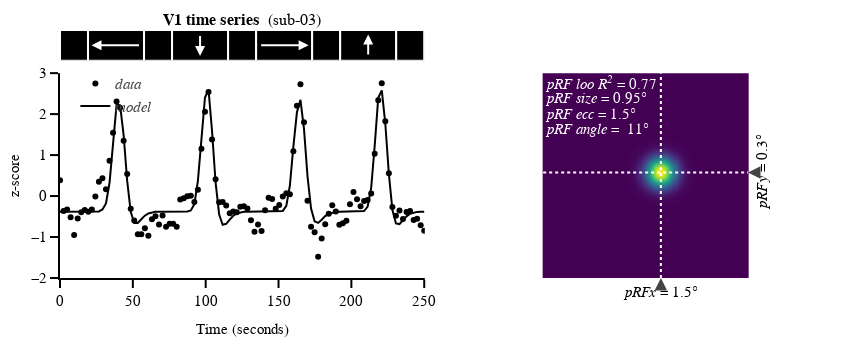

The notebook cell this image was saved under:
### Code cell
# vertex_to_plot = 9383

fig = draw_timeseries(bold_data=bold_data, prf_prediction=prf_pred_data, vox_data=vertex_to_plot, vox_model=vertex_to_plot, TRs=TRs, roi='V1')
fig.write_image('/Users/uriel/Downloads/time_seris.pdf')
fig.show()

### Figure 1 — Plotly figure (JSON) as saved in the notebook; plotly's stock layout.template omitted (floating-point values rounded to 4 significant figures; data arrays with more than 128 entries replaced by an {"elided": "..."} marker saying what was removed)
{"data": [{"hovertemplate": "Time: %{x:1.2f} s<br>z-score: %{y:1.2f}", "line": {"width": 0}, "marker": {"color": "rgba(0, 0, 0, 1)", "size": 6}, "mode": "markers", "name": "<i>data<i>", "opacity": 1, "showlegend": true, "type": "scatter", "x": [0, 2.423, 4.847, 7.27, 9.693, 12.12, 14.54, 16.96, 19.39, 21.81, 24.23, 26.66, 29.08, 31.5, 33.93, 36.35, 38.77, 41.2, 43.62, 46.04, 48.47, 50.89, 53.31, 55.74, 58.16, 60.58, 63.01, 65.43, 67.85, 70.28, 72.7, 75.12, 77.55, 79.97, 82.39, 84.82, 87.24, 89.66, 92.09, 94.51, 96.93, 99.36, 101.8, 104.2, 106.6, 109.0, 111.5, 113.9, 116.3, 118.7, 121.2, 123.6, 126.0, 128.4, 130.9, 133.3, 135.7, 138.1, 140.6, 143.0, 145.4, 147.8, 150.2, 152.7, 155.1, 157.5, 159.9, 162.4, 164.8, 167.2, 169.6, 172.1, 174.5, 176.9, 179.3, 181.7, 184.2, 186.6, 189.0, 191.4, 193.9, 196.3, 198.7, 201.1, 203.6, 206.0, 208.4, 210.8, 213.3, 215.7, 218.1, 220.5, 222.9, 225.4, 227.8, 230.2, 232.6, 235.1, 237.5, 239.9, 242.3, 244.8, 247.2, 249.6], "xaxis": "x3", "y": [0.3885, -0.3645, -0.3288, -0.5163, -0.9504, -0.5497, -0.3935, -0.3403, -0.3851, -0.3278, -0.01371, 0.3497, 0.4331, 0.165, 0.861, 1.546, 2.307, 2.153, 1.351, 0.5365, -0.3094, -0.5947, -0.9317, -0.9351, -0.7829, -0.9691, -0.5659, -0.4951, -0.6913, -0.4757, -0.7495, -0.6772, -0.6741, -0.7495, -0.08346, -0.05579, -0.006786, 0.007508, -0.1441, 0.1527, 1.155, 2.058, 2.541, 1.381, 0.4107, -0.1505, -0.148, -0.2284, -0.4203, -0.3744, -0.3929, -0.261, -0.2462, -0.3052, -0.589, -0.873, -0.6924, -0.8551, -0.3454, -0.03967, -0.06895, -0.3105, -0.2168, -0.0115, 0.07116, 0.04502, 1.093, 2.205, 2.731, 1.803, -0.1165, -0.7493, -0.8861, -1.482, -1.038, -0.687, -0.4327, -0.2235, -0.3741, -0.7009, -0.6614, -0.6053, -0.1977, 0.09705, -0.07811, -0.25, -0.1224, -0.09419, 0.05929, 1.032, 2.335, 2.75, 1.828, 0.5594, -0.2662, -0.4784, -0.3556, -0.5625, -0.3866, -0.3631, -0.5873, -0.5536, -0.7124, -0.849], "yaxis": "y3"}, {"hovertemplate": "Time: %{x:1.2f} s<br>z-score: %{y:1.2f}", "line": {"color": "rgba(0, 0, 0, 1)", "width": 2}, "mode": "lines", "name": "<i>model<i>", "opacity": 1, "showlegend": true, "type": "scatter", "x": [0, 2.423, 4.847, 7.27, 9.693, 12.12, 14.54, 16.96, 19.39, 21.81, 24.23, 26.66, 29.08, 31.5, 33.93, 36.35, 38.77, 41.2, 43.62, 46.04, 48.47, 50.89, 53.31, 55.74, 58.16, 60.58, 63.01, 65.43, 67.85, 70.28, 72.7, 75.12, 77.55, 79.97, 82.39, 84.82, 87.24, 89.66, 92.09, 94.51, 96.93, 99.36, 101.8, 104.2, 106.6, 109.0, 111.5, 113.9, 116.3, 118.7, 121.2, 123.6, 126.0, 128.4, 130.9, 133.3, 135.7, 138.1, 140.6, 143.0, 145.4, 147.8, 150.2, 152.7, 155.1, 157.5, 159.9, 162.4, 164.8, 167.2, 169.6, 172.1, 174.5, 176.9, 179.3, 181.7, 184.2, 186.6, 189.0, 191.4, 193.9, 196.3, 198.7, 201.1, 203.6, 206.0, 208.4, 210.8, 213.3, 215.7, 218.1, 220.5, 222.9, 225.4, 227.8, 230.2, 232.6, 235.1, 237.5, 239.9, 242.3, 244.8, 247.2, 249.6], "xaxis": "x3", "y": [-0.3802, -0.3803, -0.3803, -0.3803, -0.3803, -0.3803, -0.3803, -0.3803, -0.3803, -0.3803, -0.3801, -0.3749, -0.3269, -0.1806, 0.3186, 1.341, 2.233, 2.212, 1.479, 0.3717, -0.3868, -0.6587, -0.6564, -0.5659, -0.4789, -0.4235, -0.3963, -0.3854, -0.3817, -0.3806, -0.3804, -0.3803, -0.3803, -0.3803, -0.3803, -0.38, -0.3751, -0.3515, -0.1973, 0.3712, 1.429, 2.406, 2.596, 1.586, 0.3314, -0.4437, -0.6997, -0.6779, -0.5735, -0.48, -0.4229, -0.3957, -0.3851, -0.3816, -0.3806, -0.3804, -0.3803, -0.3803, -0.3803, -0.3803, -0.3803, -0.3802, -0.3792, -0.3631, -0.2388, 0.2509, 1.207, 2.044, 2.349, 1.639, 0.477, -0.3062, -0.6177, -0.6546, -0.5769, -0.4898, -0.431, -0.4003, -0.3872, -0.3824, -0.3808, -0.3804, -0.3803, -0.3803, -0.3802, -0.3789, -0.3658, -0.2561, 0.1999, 1.229, 2.399, 2.581, 1.765, 0.5396, -0.3357, -0.6692, -0.6843, -0.591, -0.4947, -0.4316, -0.3999, -0.3867, -0.3822, -0.3808], "yaxis": "y3"}, {"colorscale": [[0, "#440154"], [0.1111, "#482878"], [0.2222, "#3e4989"], [0.3333, "#31688e"], [0.4444, "#26828e"], [0.5556, "#1f9e89"], [0.6667, "#35b779"], [0.7778, "#6ece58"], [0.8889, "#b5de2b"], [1, "#fde725"]], "hoverinfo": "none", "showscale": false, "type": "heatmap", "x": {"elided": "200 float values"}, "xaxis": "x4", "y": {"elided": "200 float values"}, "yaxis": "y4", "z": {"elided": "200x200 float values"}}], "layout": {"annotations": [{"font": {"size": 16}, "showarrow": false, "text": "<b>V1 time series </b> (sub-03)", "x": 0.2375, "xanchor": "center", "xref": "paper", "y": 1, "yanchor": "bottom", "yref": "paper"}, {"arrowcolor": "white", "arrowhead": 2, "ax": 55.2, "axref": "x", "ay": 0.5, "ayref": "y", "showarrow": true, "text": "", "x": 21.6, "xref": "x", "y": 0.5, "yref": "y"}, {"arrowcolor": "white", "arrowhead": 2, "ax": 96, "axref": "x", "ay": 0.85, "ayref": "y", "showarrow": true, "text": "", "x": 96, "xref": "x", "y": 0.15, "yref": "y"}, {"arrowcolor": "white", "arrowhead": 2, "ax": 136.8, "axref": "x", "ay": 0.5, "ayref": "y", "showarrow": true, "text": "", "x": 170.4, "xref": "x", "y": 0.5, "yref": "y"}, {"arrowcolor": "white", "arrowhead": 2, "ax": 211.2, "axref": "x", "ay": 0.15, "ayref": "y", "showarrow": true, "text": "", "x": 211.2, "xref": "x", "y": 0.85, "yref": "y"}, {"arrowhead": 2, "arrowwidth": 2.5, "ax": 1.49, "axref": "x4", "ay": -10.5, "ayref": "y4", "showarrow": true, "text": "<i>pRFx</i> = 1.5°", "x": 1.49, "xref": "x4", "y": -10, "yanchor": "top", "yref": "y4"}, {"arrowhead": 2, "arrowwidth": 2.5, "ax": 10.5, "axref": "x4", "ay": 0.299, "ayref": "y4", "showarrow": true, "text": "<i>pRFy</i> = 0.3°", "textangle": -90, "x": 10, "xref": "x4", "y": 0.299, "yanchor": "top", "yref": "y4"}, {"font": {"color": "white"}, "showarrow": false, "text": "<i>pRF loo R<sup>2</sup></i> = 0.77", "x": -10, "xanchor": "left", "xref": "x4", "y": 9, "yref": "y4"}, {"font": {"color": "white"}, "showarrow": false, "text": "<i>pRF size</i> = 0.95°", "x": -10, "xanchor": "left", "xref": "x4", "y": 7.5, "yref": "y4"}, {"font": {"color": "white"}, "showarrow": false, "text": "<i>pRF ecc</i> = 1.5°", "x": -10, "xanchor": "left", "xref": "x4", "y": 6, "yref": "y4"}, {"font": {"color": "white"}, "showarrow": false, "text": "<i>pRF angle</i> =  11°", "x": -10, "xanchor": "left", "xref": "x4", "y": 4.5, "yref": "y4"}], "height": 348.4, "legend": {"bgcolor": "rgba(255,255,255,0)", "x": 0.02, "xanchor": "left", "y": 0.85, "yanchor": "top"}, "margin": {"b": 70, "l": 60, "r": 40, "t": 30}, "shapes": [{"fillcolor": "black", "line": {"color": "white", "width": 2}, "type": "rect", "x0": 0, "x1": 19.2, "xref": "x", "y0": 0, "y1": 1, "yref": "y"}, {"fillcolor": "black", "line": {"color": "white", "width": 2}, "type": "rect", "x0": 19.2, "x1": 57.6, "xref": "x", "y0": 0, "y1": 1, "yref": "y"}, {"fillcolor": "black", "line": {"color": "white", "width": 2}, "type": "rect", "x0": 57.6, "x1": 76.8, "xref": "x", "y0": 0, "y1": 1, "yref": "y"}, {"fillcolor": "black", "line": {"color": "white", "width": 2}, "type": "rect", "x0": 76.8, "x1": 115.2, "xref": "x", "y0": 0, "y1": 1, "yref": "y"}, {"fillcolor": "black", "line": {"color": "white", "width": 2}, "type": "rect", "x0": 115.2, "x1": 134.4, "xref": "x", "y0": 0, "y1": 1, "yref": "y"}, {"fillcolor": "black", "line": {"color": "white", "width": 2}, "type": "rect", "x0": 134.4, "x1": 172.8, "xref": "x", "y0": 0, "y1": 1, "yref": "y"}, {"fillcolor": "black", "line": {"color": "white", "width": 2}, "type": "rect", "x0": 172.8, "x1": 192, "xref": "x", "y0": 0, "y1": 1, "yref": "y"}, {"fillcolor": "black", "line": {"color": "white", "width": 2}, "type": "rect", "x0": 192, "x1": 230.4, "xref": "x", "y0": 0, "y1": 1, "yref": "y"}, {"fillcolor": "black", "line": {"color": "white", "width": 2}, "type": "rect", "x0": 230.4, "x1": 249.6, "xref": "x", "y0": 0, "y1": 1, "yref": "y"}, {"line": {"color": "white", "dash": "dot", "width": 2}, "type": "line", "x0": -10, "x1": 10, "xref": "x4", "y0": 0.299, "y1": 0.299, "yref": "y4"}, {"line": {"color": "white", "dash": "dot", "width": 2}, "type": "line", "x0": 1.49, "x1": 1.49, "xref": "x4", "y0": -10, "y1": 10, "yref": "y4"}], "width": 868, "xaxis": {"anchor": "y", "domain": [0, 0.475], "linewidth": 2, "range": [0, 250], "ticklen": 8, "title": {"text": ""}, "visible": false}, "xaxis2": {"anchor": "y2", "domain": [0.525, 1], "linewidth": 2, "ticklen": 8, "visible": true}, "xaxis3": {"anchor": "y3", "domain": [0, 0.475], "linewidth": 2, "range": [0, 250], "ticklen": 8, "ticktext": [0, 50, 100, 150, 200, 250], "tickvals": [0, 49.92, 99.84, 149.8, 199.7, 249.6], "title": {"text": "Time (seconds)"}, "type": "linear", "visible": true}, "xaxis4": {"anchor": "y4", "domain": [0.525, 1], "linewidth": 2, "range": [-17.81, 17.81], "scaleanchor": "y4", "scaleratio": 1, "ticklen": 8, "title": {"text": ""}, "type": "linear", "visible": false}, "yaxis": {"anchor": "x", "domain": [0.8761, 1], "linewidth": 2, "range": [0, 1], "ticklen": 8, "title": {"text": ""}, "visible": false}, "yaxis2": {"anchor": "x2", "domain": [0.8761, 1], "linewidth": 2, "ticklen": 8, "visible": true}, "yaxis3": {"anchor": "x3", "domain": [0, 0.8261], "dtick": 1, "linewidth": 2, "range": [-2, 3], "ticklen": 8, "title": {"text": "z-score"}, "type": "linear", "visible": true}, "yaxis4": {"anchor": "x4", "domain": [0, 0.8261], "linewidth": 2, "range": [-10, 10], "scaleanchor": "x4", "scaleratio": 1, "ticklen": 8, "title": {"text": ""}, "type": "linear", "visible": false}}}
